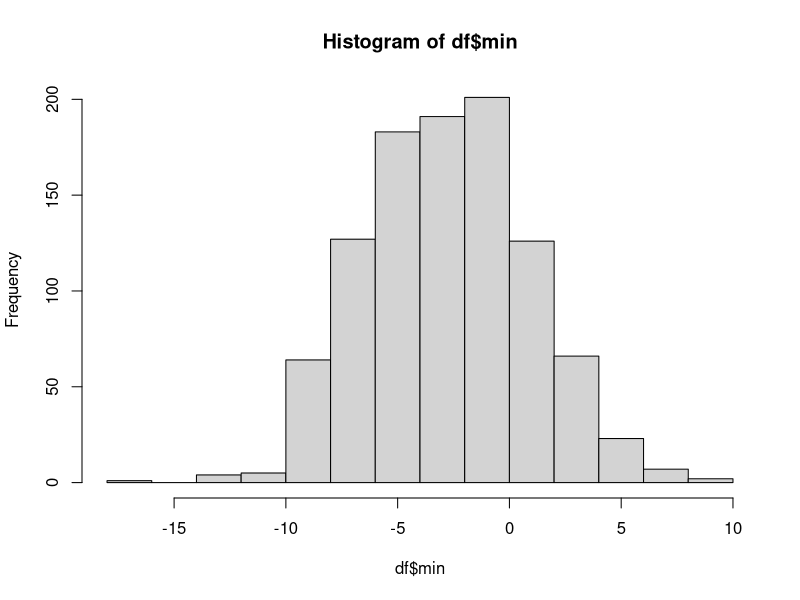

Write the R code that produced this figure.
# timeWastedGrading
# Formula for time saved/wasted = ((t*(1+(1-g))) - s) * -1
# where
# s = Minutes assignment should have taken to grade (either your subjective estimate or take the mean for how long it took to grade all papers)
# t = actual amount of time the assignment took to grade
# g = grade

#Negative numbers denote minutes lost/positive numbers minutes saved

#Function for calculating score
time <- function (t, s, g) {
  score <- ((t*(1+(1-g))) - s) * -1
  return(score)
}

# Simulated dataset with average time taken = 15 (SD = 2) and average grade = 80 (SD = .2)
df <- data.frame(s = rep(15, 1000)
                 , t = rnorm(1000, 15, 2)
                 , g = rnorm(1000, .80, .20))

# Calculating time wasted
df$min <- time(df$s,df$t,df$g)

hist(df$min)
summary(df$min)
